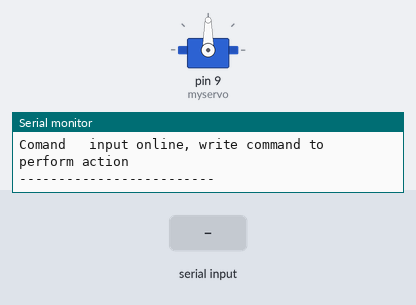
Simulated run of this sketch. Board: Arduino Uno, built with avr-gcc and run on an emulated ATmega328P. Shown: servo, the last lines printed to the serial monitor. Inputs (shaded band) come from the test bench.

Above: at 5.2 s.
5.3 s: "90,45\n" received over Serial
At 6.2 s:
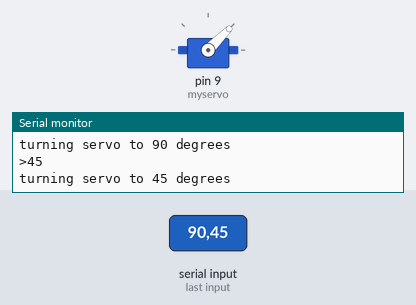
6.8 s: "30,150\n" received over Serial
At 7.4 s:
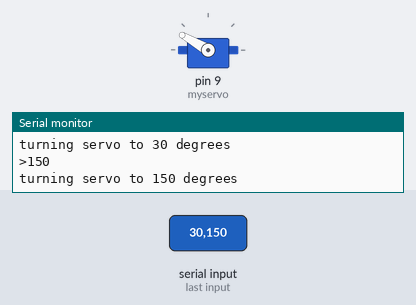
8.3 s: "90\n" received over Serial
At 9.5 s:
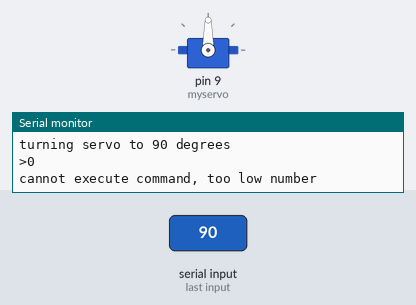
Timing chart, 0 to 11.3 s (numbered marks = the images above; inputs shaded):
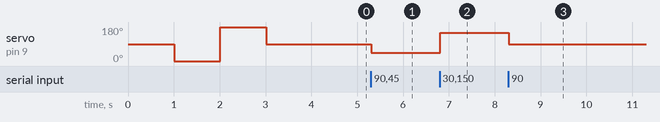

The sketch:

servoCallibration.ino
```cpp
//from: https://projecthub.arduino.cc/Kub_Luk/using-serial-monitor-to-control-servo-motor-c55083
#include <Servo.h>
Servo myservo;
int pos = 0;

void setup() {

  Serial.begin(9600);
  while (!Serial);
  Serial.println("-------------------------");
  Serial.println("ARos   is loading....");
  delay(1000);
  Serial.println("ARos loaded succesfully");
  Serial.println("-------------------------");
  myservo.attach(9);
  Serial.println("calibrating   servo...");
  myservo.write(0);///update
  delay(1000);
  myservo.write(180);
  delay(1000);
  myservo.write(90);
  delay(1000);
  Serial.println("servo   calibrated");
  Serial.println("-------------------------");
  Serial.println("Comand   input online, write command to perform action");
  Serial.println("-------------------------");
}

void loop() {


  if (Serial.available()) {
    int state = Serial.parseInt();

    if (state < 10) {
      Serial.print(">");
      Serial.println(state);
      Serial.println("cannot execute command, too low number");
    }

    if (state >= 10 && state < 170) {
      Serial.print(">");
      Serial.println(state);
      Serial.print("turning servo to ");
      Serial.print(state);
      Serial.println(" degrees");
      myservo.write(state);
    }
  }
}
```

Measured:
- after the input at 5.3 s, servo on pin 9 (myservo): 90° → 45° at once
- after the input at 6.8 s, servo on pin 9 (myservo): 45° → 150° at once
- after the input at 8.3 s, servo on pin 9 (myservo): 150° → 90° at once
